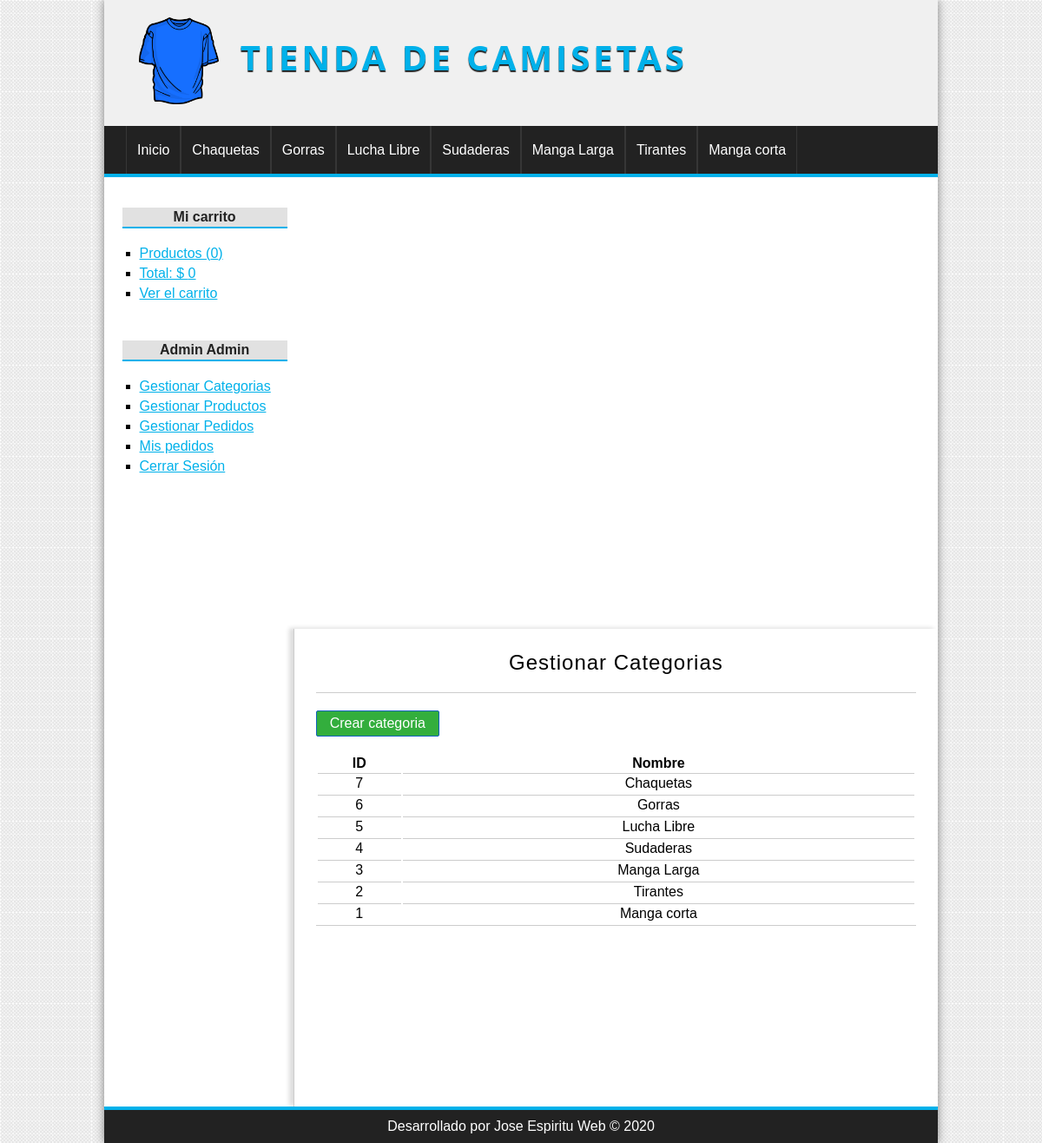
Page /categoria/index (signed in) on the committed database.
### tables this page shows
CREATE TABLE `categorias` (
  `id` int(255) NOT NULL,
  `nombre` varchar(100) NOT NULL
);

### config/db.php (called while the page is built)
<?php
class Database{
    public static function connect(){
        $db = new mysqli('localhost', 'root', '', 'tienda_php_poo');
        $db->query("SET NAMES 'utf-8'");
        return $db;
    }
}
?>

### helpers/utils.php (called while the page is built, shortened)
<?php
class Utils{
    public static function showCategorias(){
        require_once 'models/categoria.php';
        $categoria = new Categoria();
        $categorias = $categoria->getAll();
        return $categorias;
    }
}
?>

### models/categoria.php (called while the page is built, shortened)
<?php
class Categoria{
    private $db;
    public function __construct(){
        $this->db = Database::connect();
    }
    public function getAll(){
        $categorias = $this->db->query("SELECT * FROM categorias ORDER BY id DESC;");
        return $categorias;
    }
}
?>

### controllers/CategoriaController.php (called while the page is built, shortened)
<?php
require_once 'models/categoria.php';
class categoriaController {
    public function index(){
        $categoria = new Categoria();
        $categorias = $categoria->getAll();
        require_once 'views/categoria/index.php';
    }
}
?>

### views/categoria/index.php (the view)
<h1>Gestionar Categorias</h1>
<a href="<?=BASE_URL?>categoria/crear" class="button button-small">Crear categoria</a>
<table>
    <tr>
        <th>ID</th>
        <th>Nombre</th>
    </tr>
    <?php while($cat = $categorias->fetch_object()): ?>
        <tr>
            <td><?=$cat->id?></td>
            <td><?=$cat->nombre?></td>
        </tr>
    <?php endwhile; ?>
</table>

### views/layout/header.php (shortened to what this page needs)
<!DOCTYPE html>
<html lang="es">
<head>
    <link rel="stylesheet" href="<?=BASE_URL?>assets/css/styles.css" />
</head>
<body>
    <div id="container">
        <header id="header">
            <div id="logo">
                <img src="<?=BASE_URL?>assets/img/camiseta.png" alt="Camiseta Logo" />
                <a href="<?=BASE_URL?>">
                    Tienda de camisetas
                </a>
            </div>
        </header>
        <?php $categorias = Utils::showCategorias(); ?>
        <nav id="menu">
            <ul>
                <li>
                    <a href="<?=BASE_URL?>">Inicio</a>
                </li>
                <?php  while($cat = $categorias->fetch_object()): ?>
                    <li>
                        <a href="<?=BASE_URL?>categoria/ver&id=<?=$cat->id?>"><?=$cat->nombre?></a>
                    </li>
                <?php endwhile; ?>
            </ul>
        </nav>
        <div id="content">

### assets/css/styles.css (style rules this page uses)
* { padding: 0px; margin: 0px; font-family: Arial, Helvetica, sans-serif; }
body { background: url(../img/bg.png); }
a { color: #01b1ea; }
table { text-align: center; width: 100%; border-bottom: 1px solid #cccccc; }
td { border-top: 1px solid #cccccc; padding: 2px; }
#container { width: 80%; margin: 0 auto; box-shadow: 0px 0px 10px gray; background: white; }
#header { height: 145px; background-color: #f0f0f0; }
#logo { padding: 20px; margin-left: 20px; float: left; }
#logo img { float: left; height: 100px; }
#logo a { float: left; font-size: 40px; letter-spacing: 4px; font-family: 'Open Sans', Helvetica, Arial; text-transform: uppercase; color: #01b1ea; font-weight: bold; text-decoration: none; margin-top: 18px; margin-left: 25px; text-shadow: 0px 2px 1px #222222; transition: all 300ms; }
#menu { clear: both; background: #222222; color: wheat; height: 55px; border-bottom: 4px solid #01b1ea; }
#menu ul { list-style: none; text-decoration: none; margin: 0px auto; margin-left: 25px; }
#menu ul li { line-height: 55px; float: left; border-right: 1px solid #363636; }
#menu a { display: block; color: white; text-decoration: none; padding-left: 12px; padding-right: 12px; transition: all 300ms; }
#menu a:first-child { border-left: 1px solid #363636; }
#content { margin: 0 auto; overflow: hidden; background: white; }
input[type="button"], input[type="submit"], button, .button { display: block; border-radius: 2px; width: auto; padding: 5px; padding-left: 10px; padding-right: 10px; color: white; background: #2979cd; border: 1px solid #1160be; cursor: pointer; }
.button { background: #33ae3d; color: white !important; text-decoration: none; }
.button-small { width: 120px; text-align: center; margin-bottom: 20px; }
#central h1 { font-size: 24px; font-weight: normal; letter-spacing: 1px; text-align: center; border-bottom: 1px solid #cccccc; margin-bottom: 20px; padding: 20px; padding-top: 0px; }

### rows in the picture
categorias: nombre "Chaquetas", id "7"
categorias: nombre "Gorras", id "6"
categorias: nombre "Lucha Libre", id "5"
categorias: nombre "Sudaderas", id "4"
categorias: nombre "Manga Larga", id "3"
categorias: nombre "Tirantes", id "2"
categorias: nombre "Manga corta", id "1"

### other values in the picture
$stats['count'] "0"
$stats['total'] "0"
$_SESSION['identity']->nombre "Admin"
$_SESSION['identity']->apellidos "Admin"
